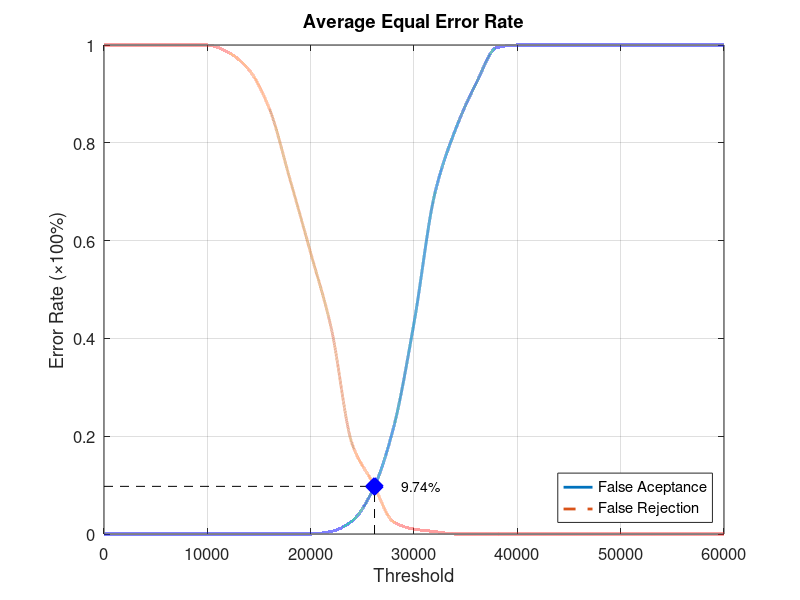
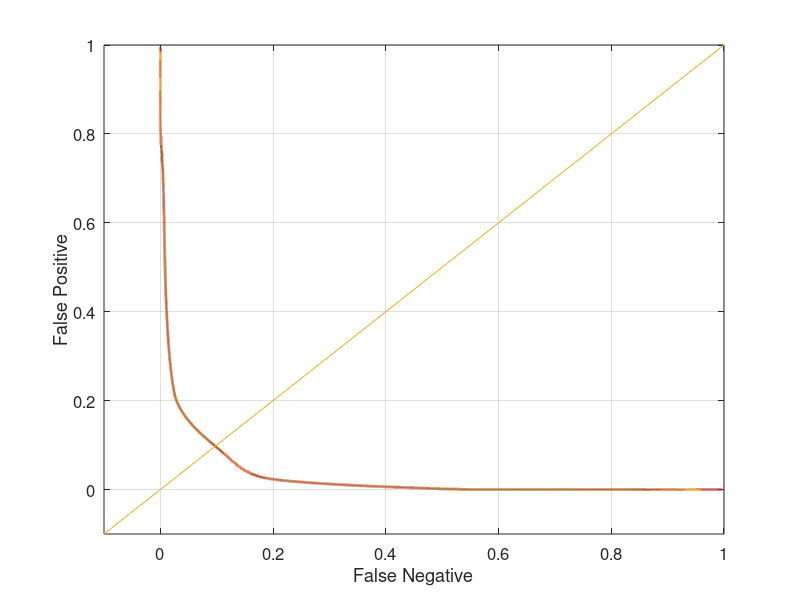

Recreate these plots in MATLAB, in order.
function yEER = Database3_2
close all;
clear;
clc;
x = 0:2000:60000;
xq = 0:0.5:60000;

y0 = [0 0 0 0 0 0 0 0 0 0 0 0.00526316 0.0263158 0.0894737 0.215789 0.431579 0.694737 0.826316 0.921053 0.994737 1 1 1 1 1 1 1 1 1 1 1];
yy0 = interp1(x, y0, xq, 'pchip');
y1 = [1 1 1 1 1 1 0.985 0.95 0.87 0.725 0.575 0.42 0.185 0.105 0.025 0.01 0.005 0 0 0 0 0 0 0 0 0 0 0 0 0 0];
yy1 = interp1(x, y1, xq, 'pchip');

% Calculating EER: 
y2 = abs(y0 - y1);
find(y2 == min(y2))
yy2 = abs(yy0 - yy1);
xEER = find(yy2 == min(yy2));
xEERIndex = xq(xEER) % X-axis EER
yEER = yy0(xEER) % Y-axis EER

main = figure
plot(xq, yy0,'-','LineWidth', 2);	hold on
plot(xq, yy1,'--','LineWidth', 2);	hold on
plot([xEERIndex xEERIndex], [0 yEER], 'k--');	hold on
plot([0 xEERIndex], [yEER yEER], 'k--');	hold on
plot(xEERIndex, yEER, 'bx', 'LineWidth', 10);	hold on
text(xEERIndex + 10 * xEERIndex / 100, yEER, [num2str(round((10000 * yEER)) / 100) '%'])
legend('False Aceptance', 'False Rejection', 'Location', 'SouthEast')
xlabel('Threshold')
ylabel('Error Rate (\times100%)')
title('Average Equal Error Rate')
set(gca, 'FontSize', 12)
axis([0 60000 0 1])
grid on

print(main, 'Database3_2Main', '-dpng');
FNRxFPR = figure('Color', [1 1 1]);
plot(yy1, yy0, '-', yy1, yy0, 'LineWidth', 2);
hold on
y = -0.1:0.1:1
plot(y, y); 
set(gca, 'FontSize', 12)
xlabel('False Negative')
ylabel('False Positive')
axis([-0.1 1 -0.1 1])
set(gca, 'FontSize', 12)
grid on

print(FNRxFPR, 'Database3_2FNRxFPR','-dpng');
end
